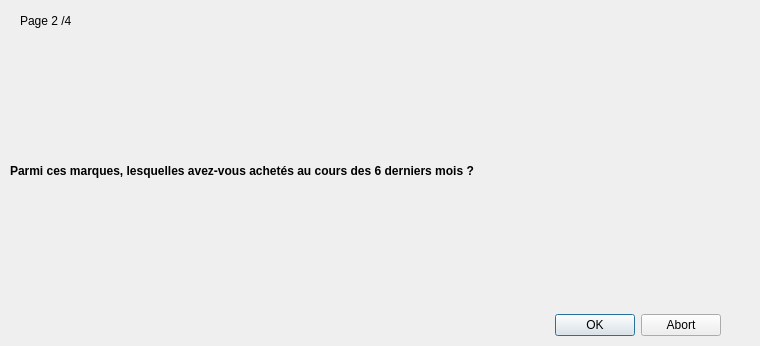
<?xml version="1.0" encoding="UTF-8"?>
<ui version="4.0">
 <class>sondage_page2</class>
 <widget class="QWidget" name="sondage_page2">
  <property name="geometry">
   <rect>
    <x>0</x>
    <y>0</y>
    <width>760</width>
    <height>346</height>
   </rect>
  </property>
  <property name="windowTitle">
   <string>Form</string>
  </property>
  <widget class="QLabel" name="nb_page">
   <property name="geometry">
    <rect>
     <x>20</x>
     <y>10</y>
     <width>67</width>
     <height>21</height>
    </rect>
   </property>
   <property name="text">
    <string>Page 2 /4</string>
   </property>
  </widget>
  <widget class="QWidget" name="verticalLayoutWidget">
   <property name="geometry">
    <rect>
     <x>10</x>
     <y>40</y>
     <width>711</width>
     <height>261</height>
    </rect>
   </property>
   <property name="sizePolicy">
    <sizepolicy hsizetype="Minimum" vsizetype="Fixed">
     <horstretch>0</horstretch>
     <verstretch>0</verstretch>
    </sizepolicy>
   </property>
   <property name="minimumSize">
    <size>
     <width>0</width>
     <height>0</height>
    </size>
   </property>
   <layout class="QVBoxLayout" name="verticalLayout">
    <item>
     <widget class="QLabel" name="marque">
      <property name="font">
       <font>
        <weight>75</weight>
        <bold>true</bold>
       </font>
      </property>
      <property name="text">
       <string>Parmi ces marques, lesquelles avez-vous achetés au cours des 6 derniers mois ?</string>
      </property>
     </widget>
    </item>
   </layout>
  </widget>
  <widget class="QDialogButtonBox" name="buttonBox">
   <property name="geometry">
    <rect>
     <x>490</x>
     <y>310</y>
     <width>231</width>
     <height>31</height>
    </rect>
   </property>
   <property name="standardButtons">
    <set>QDialogButtonBox::Abort|QDialogButtonBox::Ok</set>
   </property>
  </widget>
 </widget>
 <resources/>
 <connections/>
</ui>
